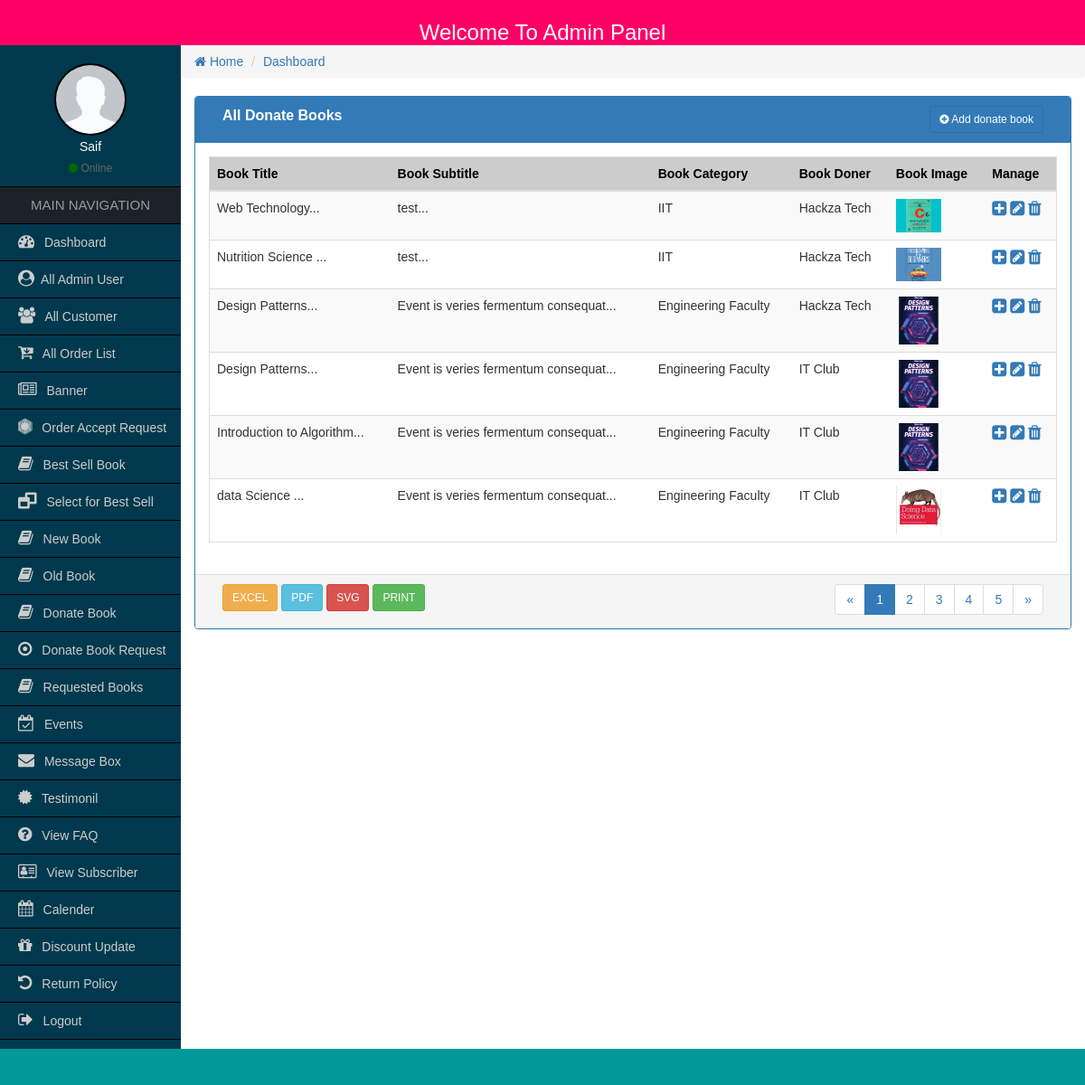
/admin/all-donatebook.php (signed in), run on the app's committed database.
### tables this page shows
CREATE TABLE `adm_donatebook` (
  `donate_id` int(11) NOT NULL,
  `book_title` varchar(80) NOT NULL,
  `book_author` varchar(100) NOT NULL,
  `book_subtitle` varchar(250) NOT NULL,
  `book_category` varchar(70) NOT NULL,
  `book_doner` varchar(100) NOT NULL,
  `book_img` varchar(1000) NOT NULL
);

### admin/all-donatebook.php (the view, shortened to what this page needs)
<?php
    require_once('functions/function.php');
    if($_SESSION['role']=='1'){
?>
    <div class="col-md-12">
    	<div class="panel panel-primary">
            <div class="panel-heading">
                <div class="col-md-9 heading_title">
                    All Donate Books
                 </div>
                 <div class="col-md-3 text-right">
                 	<a href="add-donatebook.php" class="btn btn-sm btn btn-primary"><i class="fa fa-plus-circle"></i> Add donate book</a>
                </div>
                <div class="clearfix"></div>
            </div>
          <div class="panel-body">
              <table class="table table-responsive table-striped table-hover table_cus">
              		<thead class="table_head">
                		<tr>
                      	<th>Book Title</th>
                        <th>Book Subtitle</th>
                        <th>Book Category</th>
                        <th>Book Doner</th>
                        <th>Book Image</th>
                        <th>Manage</th>
                    </tr>
                	</thead>
                    <tbody>
                      <?php
                          $sel="SELECT * FROM adm_donatebook ORDER BY donate_id DESC";
                          $Q=mysqli_query($con,$sel);
                          while($data=mysqli_fetch_assoc($Q)){
                      ?>
                    	<tr>
                        	<td><?= substr($data['book_title'],0,25);?>...</td>
                          <td><?= substr($data['book_subtitle'],0,35);?>...</td>
                          <td><?= $data['book_category']; ?></td>
                          <td><?= $data['book_doner']; ?></td>
                          <td>
                              <?php
                                if($data['book_img']!=''){
                              ?>
                                <img width="50" src="uploads/<?= $data['book_img']; ?>" alt="Image"/>
                              <?php
                                }else{
                              ?>
                                <img width="50" src="images/avatar.png" alt="Image"/>
                              <?php } ?>
                          </td>
                          <td>
                          	<a href="view-donatebook.php?v=<?= $data['donate_id']; ?>"><i class="fa fa-plus-square fa-lg"></i></a>
                              <a href="edit-donatebook.php?ed=<?= $data['donate_id']; ?>"><i class="fa fa-pencil-square fa-lg"></i></a>
                              <a href="delete-donatebook.php?dbookdel=<?= $data['donate_id']; ?>"><i class="fa fa-trash fa-lg"></i></a>
                          </td>
                        </tr>
                        <?php } ?>
                    </tbody>
              </table>
          </div>
          <div class="panel-footer">
            <div class="col-md-4">
            	<a href="#" class="btn btn-sm btn-warning">EXCEL</a>
                <button onclick="window.print()" class="btn btn-sm btn-info" type="button">PDF</button>
                <a href="#" class="btn btn-sm btn-danger">SVG</a>
                <button onclick="window.print()" class="btn btn-sm btn-success" type="button">PRINT</button>
            </div>
            <div class="col-md-4">
            </div>
            <div class="col-md-4 text-right">
            	<nav aria-label="Page navigation">
                  <ul class="pagination pagina_cus">
                    <li>
                      <a href="#" aria-label="Previous">
                        <span aria-hidden="true">&laquo;</span>
                      </a>
                    </li>
                    <li class="active"><a href="#">1</a></li>
                    <li><a href="#">2</a></li>
                    <li><a href="#">3</a></li>
                    <li><a href="#">4</a></li>
                    <li><a href="#">5</a></li>
                    <li>
                      <a href="#" aria-label="Next">
                        <span aria-hidden="true">&raquo;</span>
                      </a>
                    </li>
                  </ul>
                </nav>
            </div>
            <div class="clearfix"></div>
          </div>
        </div>
    </div>
<?php
  }else{
      echo "Access Denied! You have no permission access this page.";
  }
?>

### admin/css/style.css (style rules this page uses)
* { margin:0px; padding:0px; outline:0px; }
img { border:0px; }
ul, ol { list-style-type:none; }
a { text-decoration:none; }
body { font-family:Verdana, Geneva, sans-serif; }
.heading_title { font-size:16px; font-weight:bold; }
.table_cus { border:1px solid #ddd; }
.table_head { background-color:#ccc; color:#000; }
.pagina_cus { padding:0px; margin:0px; }

### data on the page
adm_donatebook: book_title "Web Technology", book_subtitle "test", book_category "IIT", book_doner "Hackza Tech", book_img (picture)
adm_donatebook: book_title "Nutrition Science", book_subtitle "test", book_category "IIT", book_doner "Hackza Tech", book_img (picture)
adm_donatebook: book_title "Design Patterns", book_subtitle "Event is veries fermentum consequat", book_category "Engineering Faculty", book_doner "Hackza Tech", book_img (picture)
adm_donatebook: book_title "Design Patterns", book_subtitle "Event is veries fermentum consequat", book_category "Engineering Faculty", book_doner "IT Club", book_img (picture)
adm_donatebook: book_title "Introduction to Algorithm", book_subtitle "Event is veries fermentum consequat", book_category "Engineering Faculty", book_doner "IT Club", book_img (picture)
adm_donatebook: book_title "data Science", book_subtitle "Event is veries fermentum consequat", book_category "Engineering Faculty", book_doner "IT Club", book_img (picture)

### other printed values
$_SESSION['name'] "Saif"
